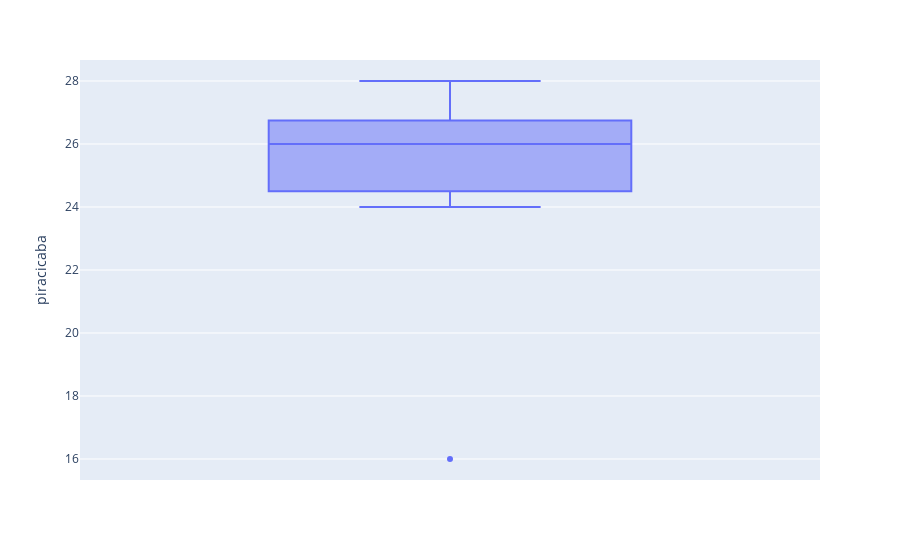

The notebook cell this image was saved under:
### Code cell
fig = px.box(df, y="piracicaba")
fig.show()

### Figure 1 — Plotly figure (JSON) as saved in the notebook; plotly's stock layout.template omitted (floating-point values rounded to 4 significant figures)
{"data": [{"alignmentgroup": "True", "hovertemplate": "piracicaba=%{y}<extra></extra>", "legendgroup": "", "marker": {"color": "#636efa"}, "name": "", "notched": false, "offsetgroup": "", "orientation": "v", "showlegend": false, "type": "box", "x0": " ", "xaxis": "x", "y": [16, 24, 26, 26, 26, 27, 28], "y0": " ", "yaxis": "y"}], "layout": {"boxmode": "group", "legend": {"tracegroupgap": 0}, "margin": {"t": 60}, "xaxis": {"anchor": "y", "domain": [0, 1]}, "yaxis": {"anchor": "x", "domain": [0, 1], "title": {"text": "piracicaba"}}}}
